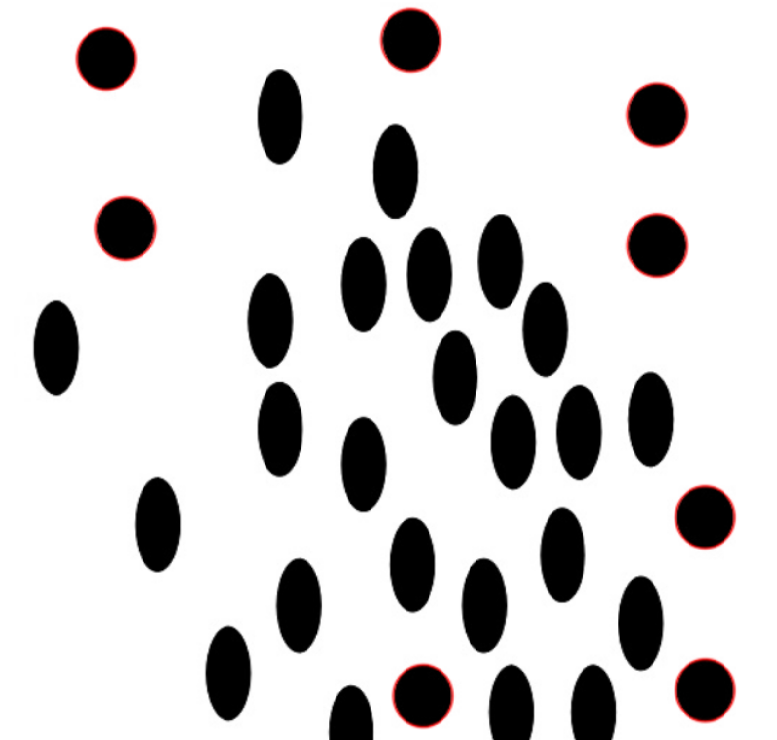
#> input picture OpenCV_Python_Tutorials/Working_with_Images/Feature_Detection_and_Description/blobs.png, 777 x 740 px
$ python '04_Find_Circles_&_Ellipses.py'
#> lines starting #> are read from the running program, lines starting #| are printed output that depends on the picture
# import libraries
import cv2
import numpy as np

# Read the image in grayscale
image = cv2.imread("blobs.png", 0)
#> image: shape (740, 777); min 0, max 255, mean 210.1

cv2.imshow("image", image)
cv2.waitKey(0)
cv2.destroyAllWindows()

# set filtering parameters using cv2.SimpleBlobDetector
params = cv2.SimpleBlobDetector_Params()

# set area filtering parameters
params.filterByCircularity = True
params.minCircularity = 0.9

# set convexity filtering parameters
params.filterByConvexity = True
params.minConvexity = 0.2

# set inertia filtering parameters
params.filterByInertia = True
params.minInertiaRatio = 0.01

# create a detector with parameters
detector = cv2.SimpleBlobDetector_create(params)

# detect blobs
keypoints = detector.detect(image)
#> keypoints = 7 keypoints; (x, y, size): (125, 228, 64.6), (410, 40, 64.2), (705, 690, 63.9), (705, 517, 63.4), (657, 245, 63.4), (106, 58, 62.8), (422, 696, 61.1)

# Draw blobs on our image as red circles
blank = np.zeros((1, 1))
blobs = cv2.drawKeypoints(image, keypoints, blank, (0, 0, 255),
                          cv2.DRAW_MATCHES_FLAGS_DRAW_RICH_KEYPOINTS)

number_of_blobs = len(keypoints)
#> number_of_blobs = 7
text = "Number of Circular Blobs: " + str(len(keypoints))
#> text = 'Number of Circular Blobs: 7'
cv2.putText(blobs, text, (20, 550),
            cv2.FONT_HERSHEY_SIMPLEX, 1, (0, 100, 255), 2)
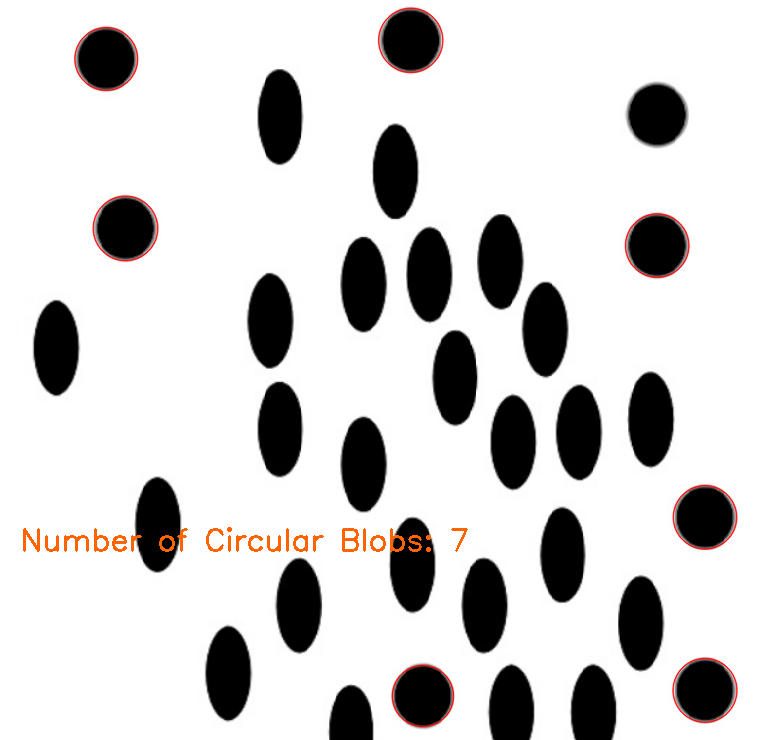
#> blobs: shape (740, 777, 3); mean of channels 0, 1, 2 208.4, 208.9, 210.4; drawn as B, G, R

# Show blobs
cv2.imshow("Filtering Circular Blobs Only", blobs)
cv2.waitKey(0)
cv2.destroyAllWindows()

$ run again, with OpenCV_Python_Tutorials/Working_with_Images/Feature_Detection_and_Description/corner1.png copied over OpenCV_Python_Tutorials/Working_with_Images/Feature_Detection_and_Description/blobs.png
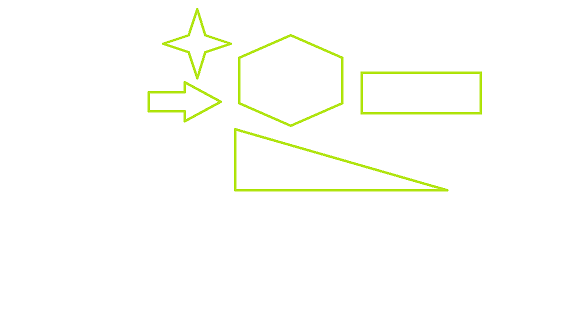
#> input picture OpenCV_Python_Tutorials/Working_with_Images/Feature_Detection_and_Description/corner1.png, 576 x 324 px
#> `image = cv2.imread("blobs.png", 0)`:
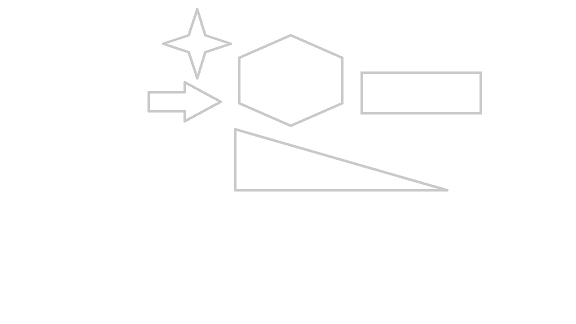
#> image: shape (324, 576); min 194, max 255, mean 253.9
#> keypoints = ()
#> number_of_blobs = 0
#> text = 'Number of Circular Blobs: 0'
